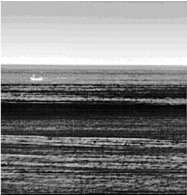
%> input picture ship/gra.png, 187 x 195 px
$ octave gradient1.m   (GNU Octave 9; MATLAB toolbox functions it lacks are replaced by stand-ins)
%> lines starting %> are read from the running program, lines starting %| are printed output that depends on the picture
%> further down, I is the input picture: size 195x187x3 uint8; min 0, max 255, mean 128.8
### ship/myhistf.m
function [ output,pos ] = myhistf( input,khist,lowgray )
%> called with khist = 1, lowgray = 500
%双向直方图均衡
%   此处显示详细说明

[m,n]=size(input);
%> m = 195; n = 187
tempmax=0;
pos=0;
h=imhist(input);
%> h = 256 values, max 1239 at index 191, min 1 at index 1, mean 142.4
b=find(h>(lowgray), 1, 'last' );%找到最大的不为阈值的灰度位置
%> b = 255
c=find(h>(lowgray) , 1 );%找到最小的不为阈值的灰度位置
%> c = 191
k=zeros(1,256);
k0=zeros(1,256);
for i=c+1:256%正向计算斜率
   k(i)=(h(i)-h(c))/(i-c);
end
%> this loop made 65 passes
%> after the loop, k = 256 values, max 0 at index 1, min -557 at index 193, mean -17.84
[~,locMp]=max(k);%找到最大值与位置
%> locMp = 1
Mp=h(locMp);
%> Mp = 1
for i=1:b-1%反向计算斜率
   k0(i)=-(h(i)-h(b))/(i-b);
end
%> after the loop, k0 = 256 values, max 10.05 at index 191, min -425 at index 254, mean -11.08
[~,locNp]=max(k0);%找到最大值与位置
%> locNp = 191
Np=h(locNp);
%> Np = 1239
kl=(Np-Mp)/(locNp-locMp);%L斜率
%> kl = 6.52

for i=locMp:locNp
    L=Mp+kl*(i-locMp);
   rd=L-h(i);
   if rd>tempmax
       tempmax=rd;
       pos=i;
   end
end
%> this loop made 191 passes
%> (L, rd, tempmax) on passes 2, 3, 4, 25, 27, 29, 31, 33, 38, 40, 42, 44: (7.52, 4.52, 4.52), (14.03, 7.03, 7.03), (20.55, 7.55, 7.55), (157.4, 8.38, 8.38), (170.4, 26.41, 26.41), (183.4, 26.44, 26.44), (196.5, 28.47, 28.47), (209.5, 36.51, 36.51), (242.1, 52.08, 52.08), (255.1, 74.12, 74.12), (268.1, 74.15, 74.15), (281.2, 109.2, 109.2)
%> (L, rd) on passes 1, 5, 6, 7, 8, 9: (1, 0), (27.06, -12.94), (33.58, -30.42), (40.09, -36.91), (46.61, -77.39), (53.13, -76.87)
%> after the loop, pos = 185; tempmax = 1181.9

const1=log( (pos/khist+1))/pos;%计算指数系数
%> const1 = 0.0282
const2=9/(255-pos);
%> const2 = 0.129
const3=1-pos*const2;
%> const3 = -22.79
J0=double(input);
for i=1:m
    for j=1:n
        if J0(i,j)<=pos
            J0(i,j)=floor(exp((J0(i,j)*const1))-1);
        else
           J0(i,j)=pos/khist+(255-pos/khist)*log10((const2*J0(i,j)+const3));
        end
    end
end
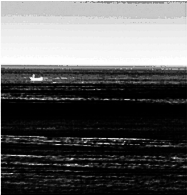
%> J0: size 195x187 double; min 0, max 255, mean 94
output=uint8(J0);
% [7 lines of commented-out code are left out]


%%原版
% [51 lines of commented-out code are left out]

### ship/gradient1.m
clc ;close all;clear;
I=imread('gra.png');%读取图片
lamda=2;
J=rgb2gray(I);%灰度化

I=myhistf( J,1,500 );

[m,n]=size(I);
%> m = 195; n = 187

Sy=[-1,-1,-1;1,1,1];
Sx=Sy';
Syn=[1,1,1;-1,-1,-1];
Sxn=Sy';

Dyp=abs(conv2(double(I),double(Sy),'same'));
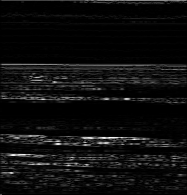
%> Dyp: size 195x187 double; min 0, max 617, mean 35.6; drawn with min black and max white
Dxp=abs(conv2(double(I),double(Sx),'same'));
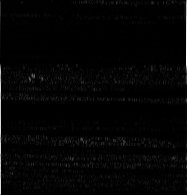
%> Dxp: size 195x187 double; min 0, max 765, mean 13.8; drawn with min black and max white
% [6 lines of commented-out code are left out]
avrx=mean(mean(Dxp(3:m-2,3:n-2)));
%> avrx = 10.14
stdx=std(std(Dxp(3:m-2,3:n-2)));
%> stdx = 4.82
avry=mean(mean(Dyp(3:m-2,3:n-2)));
%> avry = 35.05
stdy=std(std(Dyp(3:m-2,3:n-2)));
%> stdy = 12.78
thx=avrx-lamda*stdx;
%> thx = 0.502
thy=avry-lamda*stdy;
%> thy = 9.5
Dx=zeros(m,n);
Dx(Dxp>thx)=1;
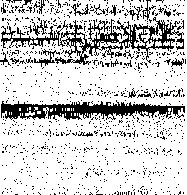
%> Dx: size 195x187 double; values 0 (black) and 1 (white), 80.5% white; black in thin lines or dots
Dy=zeros(m,n);
Dy(Dxp>thy)=1;
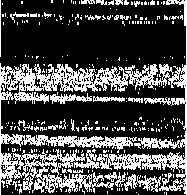
%> Dy: size 195x187 double; values 0 (black) and 1 (white), 29.5% white in thin lines or dots
C=and(Dx,Dy);
%> C: size 195x187 logical; 29.5% white in thin lines or dots
% [6 lines of commented-out code are left out]
figure
subplot(211)
imshow(Dx)
subplot(212)
imshow(Dy)


% [5 lines of commented-out code are left out]

$ run again, with ship/line.png copied over ship/gra.png
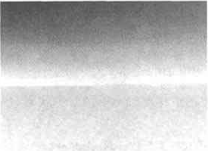
%> input picture ship/line.png, 208 x 151 px
%> I is the input picture: size 151x208x3 uint8; min 74, max 255, mean 194.6
%> h = 256 values, max 587 at index 254, min 0 at index 1, mean 122.7
%> b = 254
%> c = 237
%> the loop in myhistf, `for i=c+1:256` made 19 passes
%> after the loop in myhistf, `for i=c+1:256`: k = 256 values, max 0.176 at index 254, min -129 at index 238, mean -2.08
%> locMp = 254
%> Mp = 587
%> after the loop in myhistf, `for i=1:b-1`: k0 = 256 values, max 0 at index 254, min -227 at index 253, mean -7.09
%> locNp = 254
%> Np = 587
%> kl = NaN
%> the loop in myhistf, `for i=locMp:locNp` made 1 pass
%> (i, L, rd) on pass 1: (254, NaN, NaN)
%> after the loop in myhistf, `for i=locMp:locNp`: pos = 0
%> const1 = NaN
%> const2 = 0.0353
%> const3 = 1
%> after the loop in myhistf, `for i=1:m`:
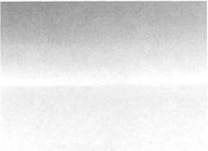
%> J0: size 151x208 double; min 142.2, max 255, mean 224.8
%> avrx = 3.85
%> stdx = 1.29
%> avry = 4.72
%> stdy = 0.587
%> thx = 1.27
%> thy = 3.55
%> Dx: size 151x208 double; values 0 (black) and 1 (white), 67% white; black in thin lines or dots
%> `Dy(Dxp>thy)=1;`:
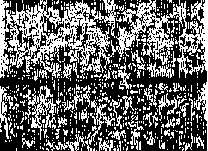
%> Dy: size 151x208 double; values 0 (black) and 1 (white), 40.2% white in thin lines or dots
%> C: size 151x208 logical; 40.2% white in thin lines or dots
